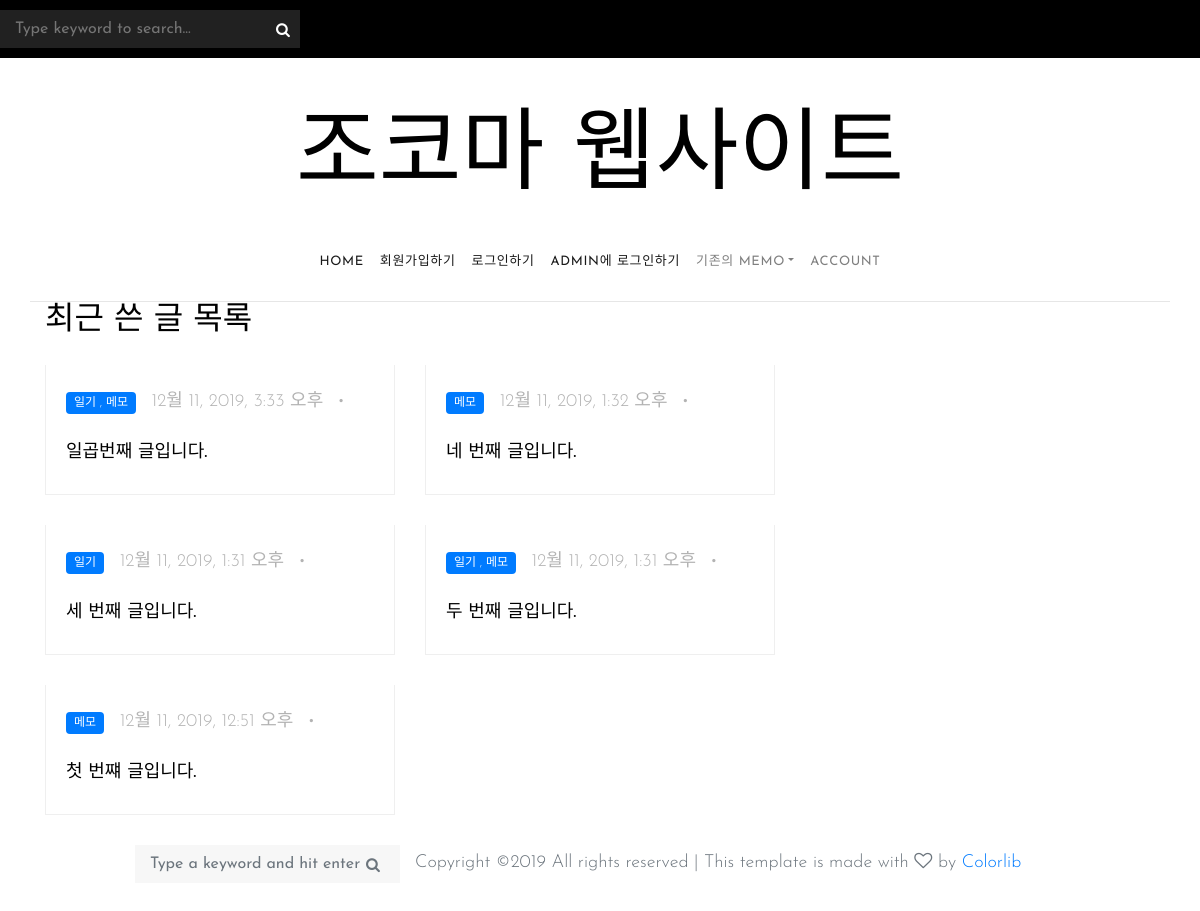
Page /simp_web/ on the committed database.
### simp_web/models.py (models this page shows, shortened)
class Category(models.Model):
    name = models.CharField(max_length=50, help_text='글의 분류를 입력하세요.(ex: 간단한 메모)')
    def __str__(self):
        return self.name

class Post(models.Model):
    title = models.CharField(max_length=200)
    title_image = models.ImageField(blank=True)
    content = models.TextField()
    createDate = models.DateTimeField(auto_now_add=True)
    updateDate = models.DateTimeField(auto_now=True)
    category = models.ManyToManyField(Category, help_text='글의 분류를 설정하세요.')
    def get_absolute_url(self):
        return reverse("post", args=[str(self.id)])

### simp_web/views.py (the view)
# urls.py: path("", views.index, name='index'),
def index(request):
    post_latest = Post.objects.order_by("-createDate")[:5]
    context = {
        "post_latest" : post_latest
    }
    return render(request, 'index.html', context=context)

### simp_web/templates/index.html (shortened to what this page needs)
{% extends 'base_generic.html' %}
{% block content %}
    <section class="site-section py-sm">
      <div class="container">
        <div class="row">
          <div class="col-md-6">
            <h2 class="mb-4">최근 쓴 글 목록</h2>
          </div>
        </div>
        <div class="row blog-entries">
        {% for post in post_latest %}
          {% if forloop.first %}
          <div class="col-md-12 col-lg-8 main-content">
            <div class="row">
              <div class="col-md-6">
                <a href="{{ post.get_absolute_url }}" class="blog-entry element-animate" data-animate-effect="fadeIn">
                  <div class="blog-content-body">
                    <div class="post-meta">
                      <span class="category">
                        {% for c in post.category.all %}
                          {{ c }}
                          {% if not forloop.last %}
                            ,
                          {% endif %}
                        {% endfor %}
                    </span>
                      <span class="mr-2"> {{ post.createDate}} </span> &bullet;
                    </div>
                    <h2>{{ post.title }}</h2>
                  </div>
                </a>
              </div>
              {% else %}
              <div class="col-md-6">
                <a href="{{ post.get_absolute_url }}" class="blog-entry element-animate" data-animate-effect="fadeIn">
                  <div class="blog-content-body">
                    <div class="post-meta">
                      <span class="category">
                        {% for c in post.category.all %}
                          {{ c }}
                          {% if not forloop.last %}
                            ,
                          {% endif %}
                        {% endfor %}
                      </span>
                        <span class="mr-2">{{ post.createDate}} </span> &bullet;
                      </div>
                    <h2>{{ post.title }}</h2>
                  </div>
                </a>
              </div>
              {% endif %}
            {% endfor %}
              </div>
            </div>
          </div>
          <div class="col-md-12 col-lg-4 sidebar">
            <div class="sidebar-box search-form-wrap">
              <form action="#" class="search-form">
                <div class="form-group">
                  <span class="icon fa fa-search"></span>
                  <input type="text" class="form-control" id="s" placeholder="Type a keyword and hit enter">
                </div>
              </form>
            </div>
          </div>
        </div>
    </section>
{% endblock %}

### simp_web/templates/base_generic.html (shortened to what this page needs)
<!doctype html>
<html lang="en">
  <head>
    {% load static %}
    <link rel="stylesheet" href="https://stackpath.bootstrapcdn.com/bootstrap/4.4.1/css/bootstrap.min.css">
    <link rel="stylesheet" href="{% static 'css/bootstrap.css' %}">
    <link rel="stylesheet" href="{% static 'css/animate.css' %}">
    <link rel="stylesheet" href="{% static 'css/owl.carousel.min.css' %}">
    <link rel="stylesheet" href="{% static 'fonts/ionicons/css/ionicons.min.css' %}">
    <link rel="stylesheet" href="{% static 'fonts/fontawesome/css/font-awesome.min.css' %}">
    <link rel="stylesheet" href="{% static 'fonts/flaticon/font/flaticon.css' %}">
    <link rel="stylesheet" href="{% static 'css/style.css' %}">
  </head>
  <body>
    <header role="banner">
      <div class="top-bar">
        <div class="container">
          <div class="row">
            <div class="col-3 search-top">
              <form action="#" class="search-top-form">
                <span class="icon fa fa-search"></span>
                <input type="text" id="s" placeholder="Type keyword to search...">
              </form>
            </div>
          </div>
        </div>
      </div>
      <div class="container logo-wrap">
        <div class="row pt-5">
          <div class="col-12 text-center">
            <h1 class="site-logo"><a href='{% url 'index' %}'>조코마 웹사이트</a></h1>
          </div>
        </div>
      </div>
      <nav class="navbar navbar-expand-md  navbar-light bg-light">
        <div class="container">
          <div class="collapse navbar-collapse" id="navbarMenu">
            <ul class="navbar-nav mx-auto">
              <li class="nav-item">
                <a class="nav-link active" href="{% url 'index' %}">Home</a>
              </li>
              {% if user.is_authenticated %}
                <li class="nav-item">
                  <a class="nav-link" href="{% url 'post_create' %}">글 작성하기</a>
                </li>
                <li class="nav-item">
                   <a class="nav-link active" href="{% url 'logout' %}">로그아웃하기</a>
                </li>
              {% else %}
                <li class="nav-item">
                  <a class="nav-link active" href="{% url 'signup' %}">회원가입하기</a>
                </li>
                <li class="nav-item">
                  <a class="nav-link active" href="{% url 'login_view' %}">로그인하기</a>
                </li>
                <li class="nav-item">
                  <a class="nav-link active" href="/admin">Admin에 로그인하기</a>
                </li>
              {% endif %}
              <li class="nav-item dropdown">
                <a class="nav-link dropdown-toggle" href={% url 'memo' %} id="dropdown05" data-toggle="dropdown" aria-haspopup="true" aria-expanded="false">기존의 Memo</a>
              </li>
              <li class="nav-item">
                <a class="nav-link" href="{% url 'account' %}">Account</a>
              </li>
            </ul>
          </div>
        </div>
      </nav>
    </header>
{% block content %}
{% endblock %}
        <div class="row">
          <div class="col-md-12">
Copyright &copy;<script>document.write(new Date().getFullYear());</script> All rights reserved | This template is made with <i class="fa fa-heart-o" aria-hidden="true"></i> by <a href="https://colorlib.com" target="_blank">Colorlib</a>
          </div>
        </div>
    <br><br><br><br>
  </body>
</html>

### static/css/style.css (style rules this page uses)
body { background: #fff; font-family: "Josefin Sans", arial, sans-serif; font-weight: 300; font-size: 18px; line-height: 1.9; color: #6c757d; }
a { -webkit-transition: .3s all ease; -o-transition: .3s all ease; transition: .3s all ease; text-decoration: none; }
h1, h2, h3, h4, h5 { color: #000; font-family: "Josefin Sans", arial, sans-serif; }
header { position: relative; top: 0; left: 0; width: 100%; z-index: 5; font-weight: 400; background: #fff !important; }
header .navbar-collapse { position: relative; }
header .navbar { padding-top: 0; padding-bottom: 0; background: transparent !important; }
header .navbar .nav-link { padding: 1.7rem 1rem; font-size: 13px; outline: none !important; text-transform: uppercase; letter-spacing: .05em; }
.site-logo a { color: #000; font-size: 90px; }
.top-bar { background: #000; padding: 10px 0; }
.navbar > .container { border-bottom: 1px solid #e6e6e6; }
.category { display: inline-block; background: #007bff; padding: 2px 8px; line-height: 1.5; font-size: 12px; border-radius: 4px; text-transform: uppercase; color: #fff !important; margin-right: 10px; }
.site-section { padding: 7em 0; }
.site-section.py-sm { padding: 0em 0; }
.blog-entries .blog-entry { display: block; -webkit-transition: .3s all ease; -o-transition: .3s all ease; transition: .3s all ease; margin-bottom: 30px; }
.blog-entries .blog-entry .blog-content-body { padding: 20px; border: 1px solid #efefef; border-top: none; }
.blog-entries .blog-entry h2 { font-size: 18px; line-height: 1.5; }
.blog-entries .post-meta { margin-bottom: 20px; color: #b3b3b3; }
.btn, .form-control { outline: none; -webkit-box-shadow: none !important; box-shadow: none !important; border-radius: 0; }
.form-control { -webkit-box-shadow: none !important; box-shadow: none !important; }
.sidebar { padding-left: 5em; }
.sidebar-box { margin-bottom: 4em; font-size: 15px; width: 100%; float: left; background: #fff; }
.sidebar-box *:last-child { margin-bottom: 0; }
.search-top .search-top-form { position: relative; float: right; }
.search-top .icon { position: absolute; right: 10px; top: 50%; -webkit-transform: translateY(-50%); -ms-transform: translateY(-50%); transform: translateY(-50%); font-size: 15px; color: #fff; }
.search-top input { color: #fff; background: #212121; width: inherit; min-width: 300px; border: none; -webkit-transition: .3s all ease; -o-transition: .3s all ease; transition: .3s all ease; padding: 4px 30px 4px 15px; font-size: 16px; }
.search-form-wrap { margin-bottom: 5em; display: block; }
.search-form .form-group { position: relative; }
.search-form .form-group #s { padding-right: 50px; background: #f7f7f7; padding: 15px 15px; border: none; }
.search-form .icon { position: absolute; top: 50%; right: 20px; -webkit-transform: translateY(-50%); -ms-transform: translateY(-50%); transform: translateY(-50%); }
.element-animate { opacity: 0; visibility: hidden; }

### rows in the picture
Post: createDate "12월 11, 2019, 3:33 오후", title "일곱번째 글입니다."
Category: name "일기"
Category: name "메모"
Post: createDate "12월 11, 2019, 1:32 오후", title "네 번째 글입니다."
Post: createDate "12월 11, 2019, 1:31 오후", title "세 번째 글입니다."
Post: createDate "12월 11, 2019, 1:31 오후", title "두 번째 글입니다."
Post: createDate "12월 11, 2019, 12:51 오후", title "첫 번쨰 글입니다."
